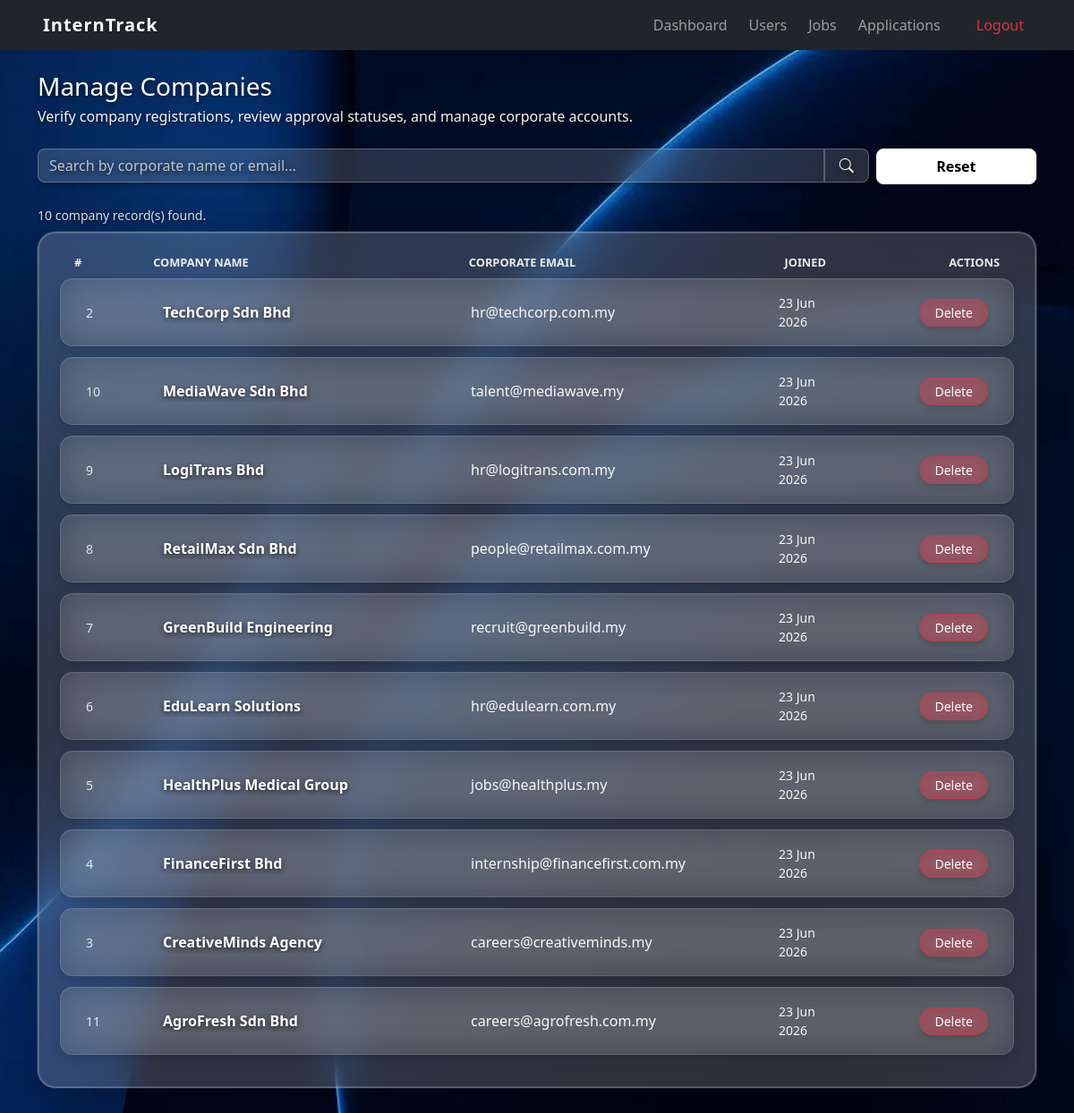
The app's page /admin/manage_companies.php (signed in), older data.
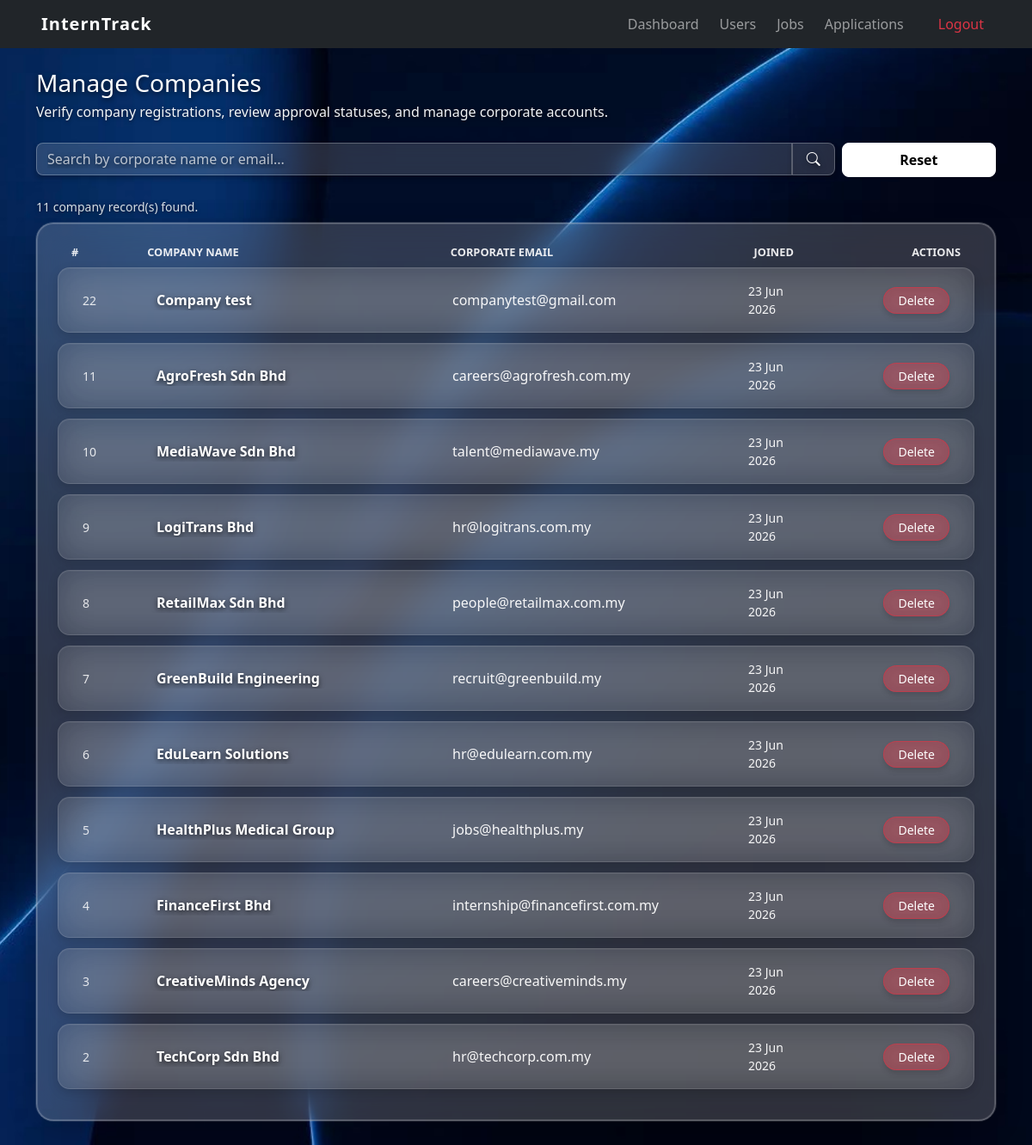
The same page, newer data.
### tables this page shows
CREATE TABLE `users` (
  `id` int(11) NOT NULL,
  `name` varchar(100) NOT NULL,
  `email` varchar(100) NOT NULL,
  `password` varchar(255) NOT NULL,
  `role` enum('student','company','admin') NOT NULL,
  `phone` varchar(20) DEFAULT NULL,
  `bio` text DEFAULT NULL,
  `profile_picture` varchar(255) DEFAULT NULL,
  `description` text DEFAULT NULL,
  `website` varchar(150) DEFAULT NULL,
  `resume` varchar(255) DEFAULT NULL,
  `created_at` timestamp NOT NULL DEFAULT current_timestamp(),
  `approval_status` varchar(50) DEFAULT 'pending',
  `academic_info` text DEFAULT NULL,
  `industry` varchar(100) DEFAULT NULL,
  `skills` text DEFAULT NULL
);

### admin/manage_companies.php (the view, shortened to what this page needs)
<?php
include '../config/db_connect.php';
include '../includes/header.php';
include '../includes/navbar.php';
$search        = trim($_GET['search'] ?? '');
$sql = "SELECT id, name, email, created_at FROM users WHERE role = 'company'";
$sql .= " ORDER BY created_at DESC";
$stmt = mysqli_prepare($conn, $sql);
mysqli_stmt_execute($stmt);
$companies_res = mysqli_stmt_get_result($stmt);
$company_rows = [];
while ($row = mysqli_fetch_assoc($companies_res)) {
    $company_rows[] = $row;
}
?>
<div class="container mt-4">
    <h3 class="mb-1 text-white">Manage Companies</h3>
    <p class="text-white-50 mb-4">Verify company registrations, review approval statuses, and manage corporate accounts.</p>
    <form method="GET" class="mb-4">
        <div class="row g-2">
            <div class="col-md-10">
                <div class="input-group shadow-sm">
                    <input type="text" name="search" class="form-control glass-input border-end-0 text-white" placeholder="Search by corporate name or email..." value="<?= htmlspecialchars($search) ?>">
                    <button type="submit" class="btn input-group-text glass-input border-start-0 text-white m-0 px-3" style="cursor: pointer;">
                        <i class="bi bi-search"></i>
                    </button>
                </div>
            </div>
            <div class="col-md-2">
                <a href="manage_companies.php" class="btn btn-glass-white w-100" style="border-radius: 8px !important; padding: 0.45rem 0.75rem !important;">Reset</a>
            </div>
        </div>
    </form>
    <p class="text-white-50 small mb-2"><?= count($company_rows) ?> company record(s) found.</p>
    <div class="card shadow-sm glass-card mb-5">
        <div class="card-body p-4">
            <div class="row glass-table-header d-none d-md-flex mb-2 px-3">
                <div class="col-md-1">#</div>
                <div class="col-md-4">Company Name</div>
                <div class="col-md-4">Corporate Email</div>
                <div class="col-md-1">Joined</div>
                <div class="col-md-2 text-end">Actions</div>
            </div>
            <div class="d-flex flex-column">
                <?php foreach ($company_rows as $c): ?>
                    <div class="row glass-row-item align-items-center py-3 px-3 mx-0">
                        <div class="col-md-1 glass-row-text-muted small">
                            <span class="d-md-none fw-bold me-1">ID:</span><?= (int)$c['id'] ?>
                        </div>
                        <div class="col-md-4 glass-row-text-primary text-truncate">
                            <a href="#" class="view-user-trigger text-decoration-none text-white fw-bold" data-user-id="<?= (int)$c['id'] ?>">
                                <?= htmlspecialchars($c['name']) ?>
                            </a>
                        </div>
                        <div class="col-md-4 glass-row-text-secondary text-truncate">
                            <?= htmlspecialchars($c['email']) ?>
                        </div>
                        <div class="col-md-1 glass-row-text-secondary small">
                            <?= date('d M Y', strtotime($c['created_at'])) ?>
                        </div>
                        <div class="col-md-2 text-md-end d-flex gap-1 justify-content-start justify-content-md-end mt-2 mt-md-0">
                            <a href="manage_companies.php?delete=<?= (int)$c['id'] ?>"
                               class="btn btn-sm btn-glass-danger rounded-pill px-3"
                               onclick="return confirm('Completely purge corporate listing registration for <?= htmlspecialchars(addslashes($c['name'])) ?>? This deletes all postings associated with them.')">
                                Delete
                            </a>
                        </div>
                    </div>
                <?php endforeach; ?>
            </div>
        </div>
    </div>
</div>
<?php include '../includes/footer.php'; ?>

Row changes from the older to the newer data that the page shows:
added users: id "22", name "Company test", email "companytest@gmail.com", created_at "23 Jun 2026"
changed users "AgroFresh Sdn Bhd": moves up the list
changed users "TechCorp Sdn Bhd": moves down the list
Text that changed along with them:
count($company_rows): "10" → "11"
